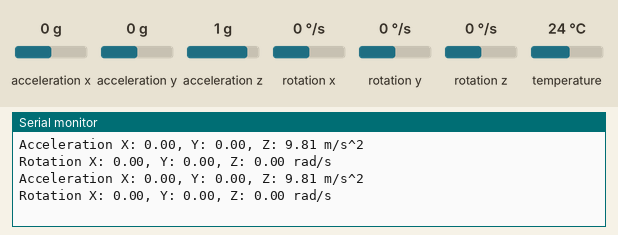
A sketch run on a simulated Arduino Uno, built with avr-gcc and run on an emulated ATmega328P. Shown: the last lines printed to the serial monitor. The inputs (shaded band) are chosen by the test bench; at power-on: acceleration x 0 g, acceleration y 0 g, acceleration z 1 g, rotation x 0 °/s, rotation y 0 °/s, rotation z 0 °/s, temperature 24 °C.

Above: at 1.8 s.
1.9 s: acceleration x set to -1.4 g
At 2.9 s:
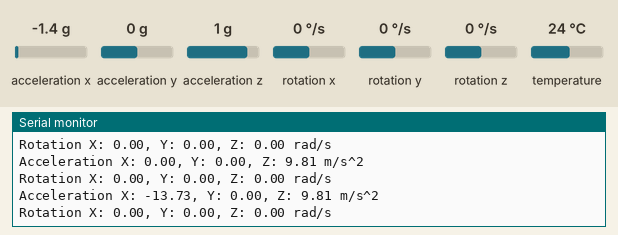
3.4 s: acceleration y set to -1.4 g
At 4.7 s:
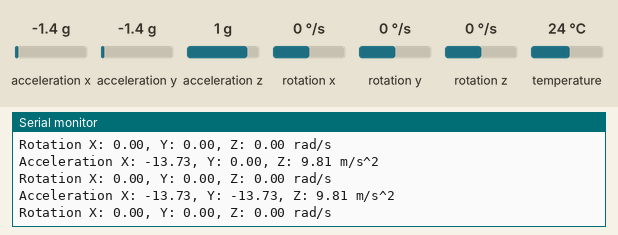
4.9 s: acceleration z set to -1.4 g
At 5.6 s:
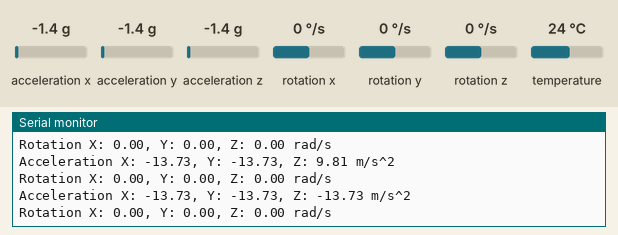
6.4 s: rotation x set to -192 °/s
At 7.7 s:
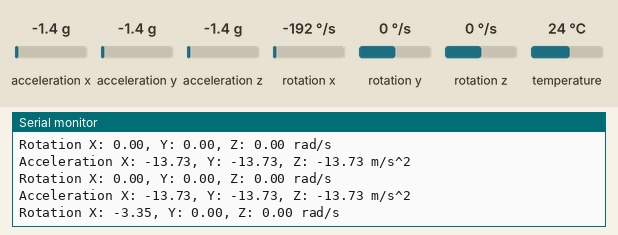
7.9 s: rotation y set to -192 °/s
At 9.1 s:
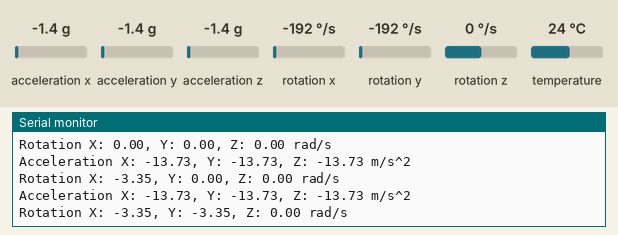

The sketch:

mpu_6050.ino
```cpp
#include <Adafruit_MPU6050.h>

//starting adafruit library for mpu6050
Adafruit_MPU6050 mpu;

void setup() {
  Serial.begin(9600);
  mpu.begin();//starting mpu for  reading
}

void loop() {
    sensors_event_t a, g, temp;
    mpu.getEvent(&a, &g, &temp);


//Accelerometer reading
  Serial.print("Acceleration X: ");
  Serial.print(a.acceleration.x);
  Serial.print(", Y: ");
  Serial.print(a.acceleration.y);
  Serial.print(", Z: ");
  Serial.print(a.acceleration.z);
  Serial.println(" m/s^2");


//gyroscope reading
  Serial.print("Rotation X: ");
  Serial.print(g.gyro.x);
  Serial.print(", Y: ");
  Serial.print(g.gyro.y);
  Serial.print(", Z: ");
  Serial.print(g.gyro.z);
  Serial.println(" rad/s");
  delay(1000);

}
```

Measured:
- after the input at 1.9 s, the serial monitor: prints a new line after 0.16 s (image 1)
- after the input at 3.4 s, the serial monitor: prints a new line after 0.71 s (image 2)
- after the input at 4.9 s, the serial monitor: prints a new line after 0.24 s (image 3)
- after the input at 6.4 s, the serial monitor: prints a new line after 0.86 s (image 4)
- after the input at 7.9 s, the serial monitor: prints a new line after 0.39 s (image 5)
